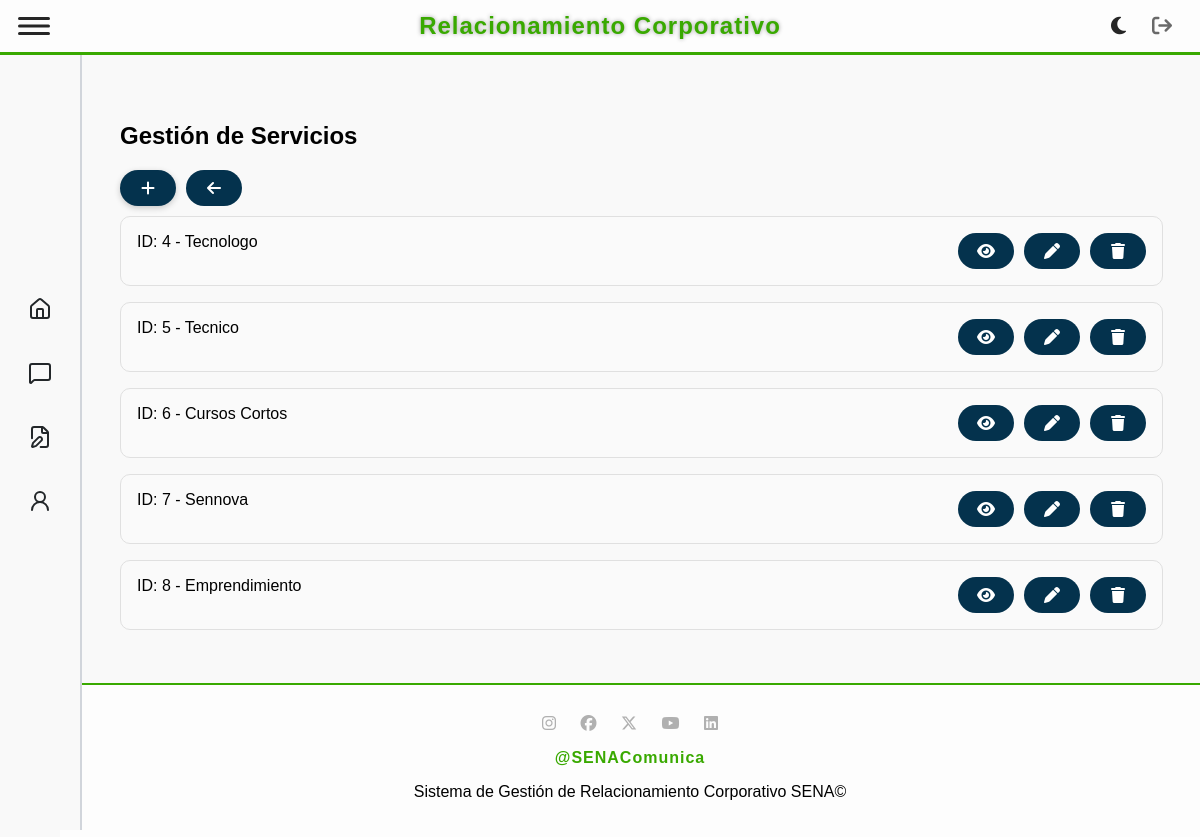
/servicio/view (signed in), run on the app's committed database.
### tables this page shows
CREATE TABLE `servicio` (
  `idServicio` int(11) NOT NULL,
  `Servicio` varchar(100) NOT NULL,
  `Color` varchar(7) NOT NULL
);

### app/controllers/baseController.php (called while the page is built, shortened)
<?php
class BaseController
{
    public $layout = "default";
    public function render(string $view, array $arrayData = null)
    {
        $layout = MAIN_APP_ROUTE . "../views/layouts/{$this->layout}.php";
        include_once $layout;
    }
}

### app/controllers/servicioController.php (called while the page is built, shortened)
<?php
require_once "baseController.php";
require_once MAIN_APP_ROUTE."../models/ServicioModel.php";
class ServicioController extends BaseController {
    public function view(){
        $servicioObj = new ServicioModel();
        $servicios = $servicioObj->getAll();
        $data = [
            "titulo" => "Lista de Servicios",
            "servicios" => $servicios
        ];
        $this->render('servicio/view.php', $data);
    }
}

### app/models/BaseModel.php (called while the page is built, shortened)
<?php
abstract class BaseModel {
    public function __construct() {
        try {
            $options = [
                PDO::ATTR_ERRMODE => PDO::ERRMODE_EXCEPTION,
                PDO::ATTR_DEFAULT_FETCH_MODE => PDO::FETCH_OBJ
            ];
            $dsn = DRIVER.':host='.HOST.';dbname='.DATABASE;
            $this->dbConnection = new PDO($dsn, USERNAME_DB, PASSWORD_DB, $options);
        } catch (PDOException $ex) {
            echo 'Error en la conexión: '.$ex->getMessage();
            exit;
        }
    }
}

### app/models/ServicioModel.php (called while the page is built, shortened)
<?php
require_once MAIN_APP_ROUTE."../models/BaseModel.php";
class ServicioModel extends BaseModel {
    public function __construct(
        ?int $idServicio = null,
        ?string $Servicio = null
    ) {
        $this->table = "servicio";
    }
    public function getAll(): array {
        try {
            $sql = "SELECT * FROM $this->table";
            return $this->dbConnection->query($sql)->fetchAll(PDO::FETCH_OBJ);
        } catch (PDOException $e) {
            throw new PDOException("Error al obtener servicios: " . $e->getMessage());
        }
    }
}

### app/views/servicio/view.php (the view)
<div class="data-container">
    <h2>Gestión de Servicios</h2>
    <div class="buttons">
            <a class="btn-add" href="/servicio/new"><i class="fa fa-plus"></i></a>
            <a href="/usuario/indexAdministrador" class="btn btn-secondary" title="Volver"><i class="fas fa-arrow-left"></i></a>
        </div>
    <?php
    if (empty($servicios)) {
        echo "<br>No se encuentran servicios en la base de datos";
    } else {
        foreach ($servicios as $servicio) {
            echo "<div class='record'>
                <span>ID: {$servicio->idServicio} - {$servicio->Servicio}</span>
                <div class='buttons'>
                    <a href='/servicio/view/{$servicio->idServicio}'><i class='fas fa-eye'></i></a>
                    <a href='/servicio/edit/{$servicio->idServicio}'><i class='fas fa-pen'></i></a>
                    <a href='/servicio/delete/{$servicio->idServicio}'><i class='fas fa-trash'></i></a>
                </div>
            </div>";
        }
    }
    ?>
</div>

### public/css/styles_admin_layout.css (style rules this page uses)
html, body { height: 100vh; min-height: 100vh; }
body { display: flex; flex-direction: column; min-height: 100vh; margin: 0; font-family: sans-serif; background-color: #f9f9f9; transition: margin-left 0.3s ease; }
.btn-add { background-color: #04324D; color: white; text-decoration: none; font-size: 22px; padding: 8px 14px; border-radius: 50%; box-shadow: 0 2px 6px rgba(0,0,0,0.2); transition: background-color 0.3s ease; }
.record { border: 1px solid #e0e0e0; border-radius: 10px; padding: 16px; margin-bottom: 16px; background-color: #fafafa; display: flex; flex-wrap: wrap; gap: 20px; transition: box-shadow 0.2s ease; justify-content: space-between; margin-top: 10px; }
.buttons { display: flex; gap: 10px; }
.buttons a { background-color: #04324D; color: white; text-decoration: none; padding: 0 10px; border-radius: 20px; font-size: 16px; display: flex; align-items: center; justify-content: center; transition: background-color 0.3s ease; width: 36px; height: 36px; }

### data on the page
servicio: idServicio "4", Servicio "Tecnologo"
servicio: idServicio "5", Servicio "Tecnico"
servicio: idServicio "6", Servicio "Cursos Cortos"
servicio: idServicio "7", Servicio "Sennova"
servicio: idServicio "8", Servicio "Emprendimiento"
